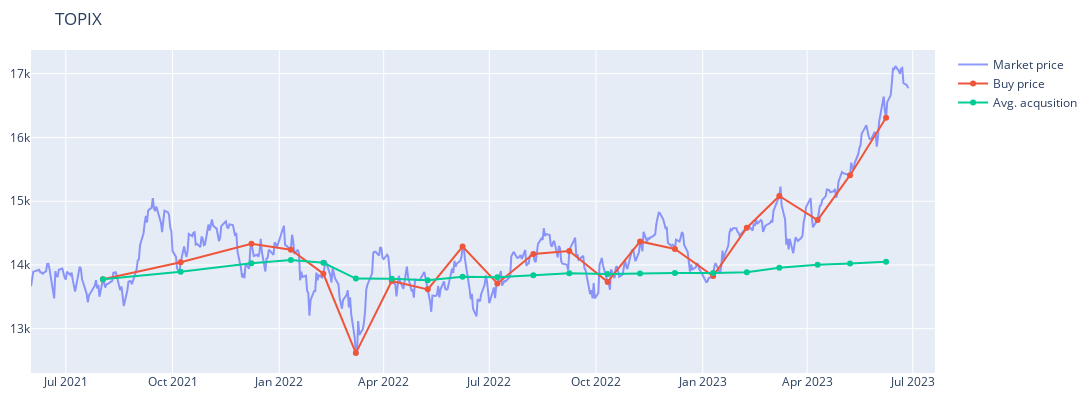
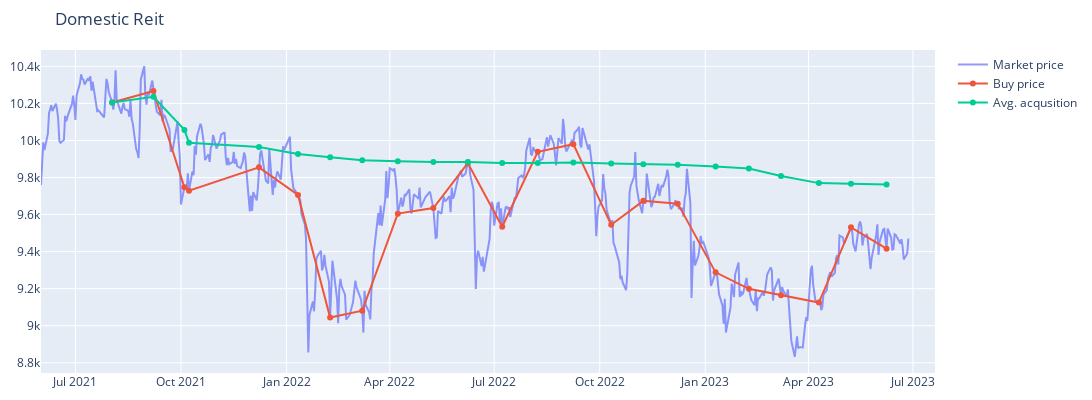
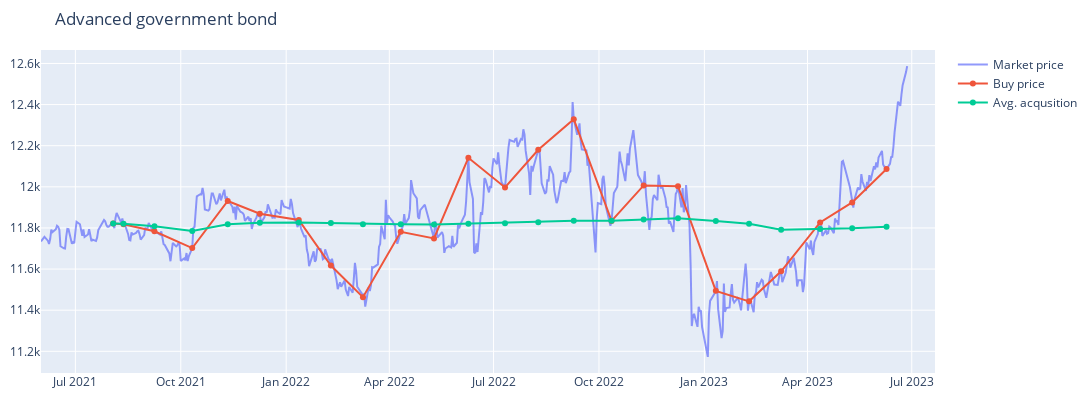
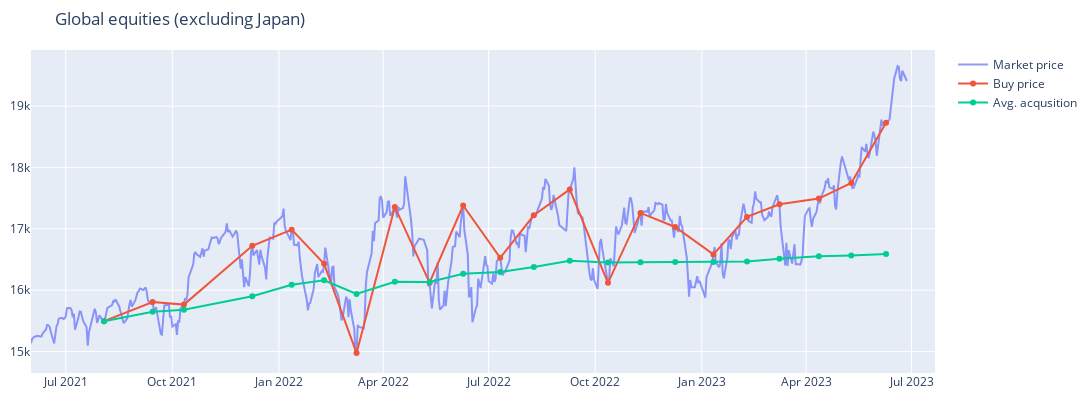

The notebook cell saved with these charts, in order:
### Markdown cell above
# Average acquisition price

### Code cell
for name, df_asset in dict_assets.items():
    
    df_asset['avg acquisition'] = np.nan
    df_asset['accum spending']  = np.nan
    df_asset['accum quantity']  = np.nan

    cumulative_spending = 0.
    cumulative_quantity = 0

    # calculate average acquisition price and total spending accumulatively
    for i, row in df_asset.iterrows():
        if not np.isnan(row['quantity']):

            buy_price = row['buy price']
            quantity  = row['quantity'] 

            cumulative_spending += buy_price * quantity/10000  # in units of 10,000 shares
            cumulative_quantity += quantity

            row['avg acquisition'] = cumulative_spending/cumulative_quantity * 10000
            row['accum spending']  = cumulative_spending
            row['accum quantity']  = cumulative_quantity
            
            df_asset.loc[i] = row
            

    # plot chart for current asset
    mlayout['title'] = name
    fig = go.Figure(layout=mlayout)

    fig.add_scatter(x=df_hist_all['date'], y=df_hist_all[name], opacity=0.7, name='Market price')

    fig.add_scatter(x=df_asset['date'], y=df_asset['buy price'], mode='lines+markers', connectgaps=True, name='Buy price')
    fig.add_scatter(x=df_asset['date'], y=df_asset['avg acquisition'], mode='markers+lines', connectgaps=True, name='Avg. acqusition')

    fig.show()

### Figure 1 — Plotly figure (JSON) as saved in the notebook; plotly's stock layout.template omitted (floating-point values rounded to 4 significant figures; data arrays with more than 128 entries replaced by an {"elided": "..."} marker saying what was removed)
{"data": [{"name": "Market price", "opacity": 0.7, "type": "scatter", "x": {"elided": "509 str values"}, "y": {"elided": "509 int values"}}, {"connectgaps": true, "mode": "lines+markers", "name": "Buy price", "type": "scatter", "x": {"elided": "509 str values"}, "y": {"elided": "509 int values"}}, {"connectgaps": true, "mode": "markers+lines", "name": "Avg. acqusition", "type": "scatter", "x": {"elided": "509 str values"}, "y": {"elided": "509 float values"}}], "layout": {"height": 400, "margin": {"b": 10, "l": 10, "r": 10, "t": 50}, "title": {"text": "TOPIX"}, "width": 1200}}

### Figure 2 — Plotly figure (JSON) as saved in the notebook; plotly's stock layout.template omitted (floating-point values rounded to 4 significant figures; data arrays with more than 128 entries replaced by an {"elided": "..."} marker saying what was removed)
{"data": [{"name": "Market price", "opacity": 0.7, "type": "scatter", "x": {"elided": "509 str values"}, "y": {"elided": "509 int values"}}, {"connectgaps": true, "mode": "lines+markers", "name": "Buy price", "type": "scatter", "x": {"elided": "509 str values"}, "y": {"elided": "509 int values"}}, {"connectgaps": true, "mode": "markers+lines", "name": "Avg. acqusition", "type": "scatter", "x": {"elided": "509 str values"}, "y": {"elided": "509 float values"}}], "layout": {"height": 400, "margin": {"b": 10, "l": 10, "r": 10, "t": 50}, "title": {"text": "Domestic Reit"}, "width": 1200}}

### Figure 3 — Plotly figure (JSON) as saved in the notebook; plotly's stock layout.template omitted (floating-point values rounded to 4 significant figures; data arrays with more than 128 entries replaced by an {"elided": "..."} marker saying what was removed)
{"data": [{"name": "Market price", "opacity": 0.7, "type": "scatter", "x": {"elided": "509 str values"}, "y": {"elided": "509 int values"}}, {"connectgaps": true, "mode": "lines+markers", "name": "Buy price", "type": "scatter", "x": {"elided": "509 str values"}, "y": {"elided": "509 int values"}}, {"connectgaps": true, "mode": "markers+lines", "name": "Avg. acqusition", "type": "scatter", "x": {"elided": "509 str values"}, "y": {"elided": "509 float values"}}], "layout": {"height": 400, "margin": {"b": 10, "l": 10, "r": 10, "t": 50}, "title": {"text": "Advanced government bond"}, "width": 1200}}

### Figure 4 — Plotly figure (JSON) as saved in the notebook; plotly's stock layout.template omitted (floating-point values rounded to 4 significant figures; data arrays with more than 128 entries replaced by an {"elided": "..."} marker saying what was removed)
{"data": [{"name": "Market price", "opacity": 0.7, "type": "scatter", "x": {"elided": "509 str values"}, "y": {"elided": "509 int values"}}, {"connectgaps": true, "mode": "lines+markers", "name": "Buy price", "type": "scatter", "x": {"elided": "509 str values"}, "y": {"elided": "509 int values"}}, {"connectgaps": true, "mode": "markers+lines", "name": "Avg. acqusition", "type": "scatter", "x": {"elided": "509 str values"}, "y": {"elided": "509 float values"}}], "layout": {"height": 400, "margin": {"b": 10, "l": 10, "r": 10, "t": 50}, "title": {"text": "Global equities (excluding Japan)"}, "width": 1200}}
